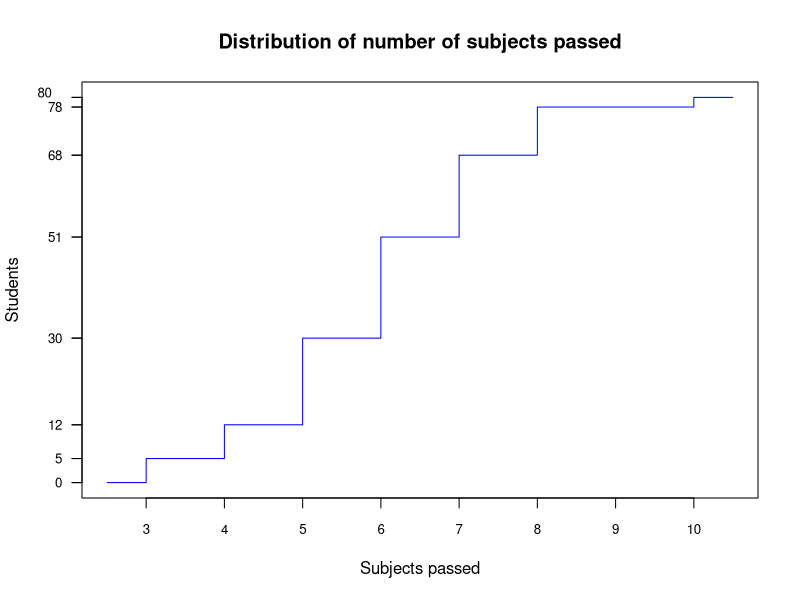
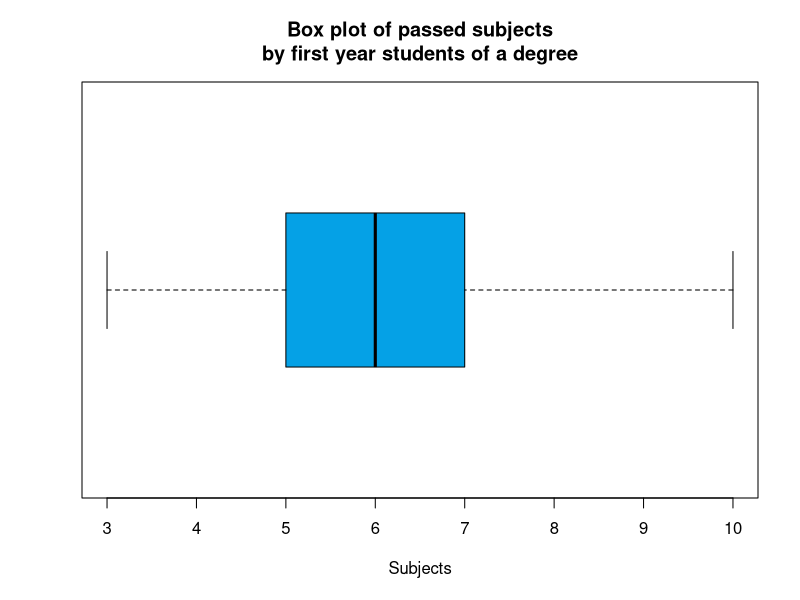

Recreate these plots in R, in order.
## ---- chunk 1
## DATA GENERATION
x <- c(5, 8, 6, 7, 5, 6, 5, 7, 5, 6, 5, 6, 5, 10, 6, 7, 7, 6, 7, 8, 7, 5, 6, 5, 8, 6, 3, 4, 4, 7, 8, 5, 7, 5, 7, 7, 5, 8, 6, 6, 6, 7, 6, 3, 6, 4, 4, 6, 6, 8, 4, 7, 8, 4, 5, 10, 6, 3, 6, 6, 5, 7, 7, 7, 7, 3, 8, 8, 8, 5, 6, 4, 5, 7, 6, 5, 5, 5, 3, 6)

## QUESTION/ANSWER GENERATION
# Tamaño de la muestra
nx <- length(x)
# Quartiles
q1 <- quantile(x, probs = c(0.25), type=1)
q2 <- quantile(x, probs = c(0.5), type=1)
q3 <- quantile(x, probs = c(0.75), type=1)
# IQR
iqr <- q3-q1
# Fences
f1 <- q1-1.5*iqr
f2 <- q3+1.5*iqr
# Mean
mx <- mean(x)
my <- 5.5
# Variance
s2x <- sum(x^2)/nx-mx^2
s2y <- 2
# Std. deviation
sx <- sqrt(s2x)
sy <- sqrt(s2y)
# Coef. variation
cvx <- sx/mx
cvy <- sy/my
# Coef. skewness
g1x <- sum((x-mx)^3)/(nx*sx^3)
# Coef. kurtosis
g2x <- sum((x-mx)^4)/(nx*sx^4)-3
# Standard scores
zx <- (7-mx)/sx
zy <- (6-my)/sy
## ---- chunk 2
Ni <- cumsum(table(x))
xi <- c(2.5, rep(sort(unique(x)), each=2), 10.5)
Ni <- c(0, 0, rep(Ni, each=2))
plot(xi, Ni, type="l", col="blue",
     main = "Distribution of number of subjects passed",
     xlab = "Subjects passed",
     ylab = "Students",
      xaxt="n", yaxt="n")
axis(side=1, at=seq(3,10), cex.axis=0.8)
axis(side=2, at=Ni, las="2", cex.axis=0.8)
text(1.7, 81, labels = "80", xpd=T, cex = 0.8)
## ---- chunk 3
boxplot(x, horizontal=T, col=rgb(5, 161, 230, maxColorValue = 255), main="Box plot of passed subjects\nby first year students of a degree", xlab="Subjects")
